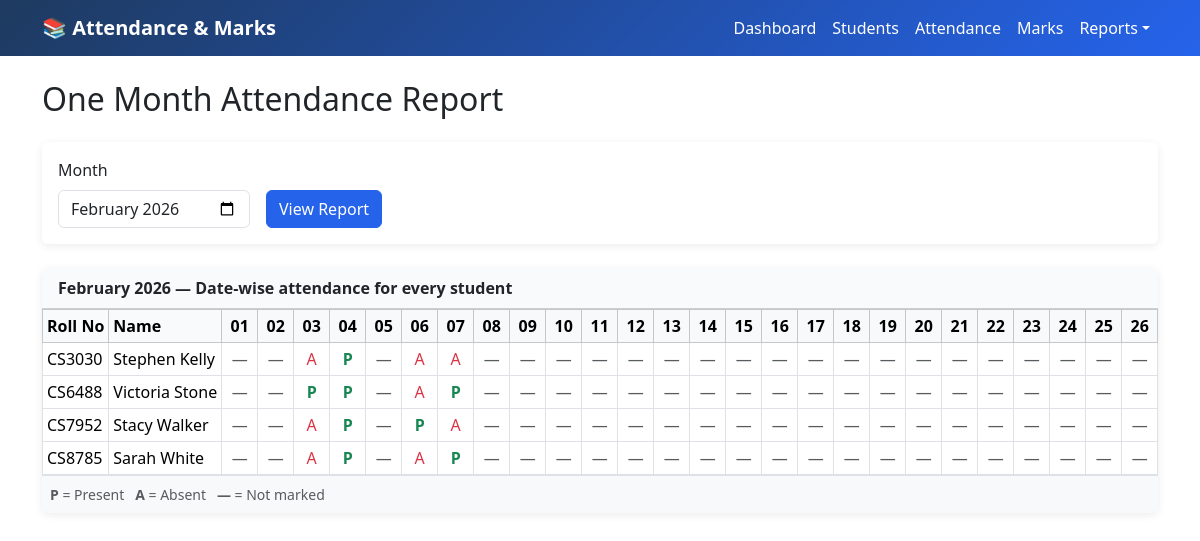
Page /attendance/report on the committed database.
### tables this page shows
CREATE TABLE students (
            id INTEGER PRIMARY KEY AUTOINCREMENT,
            roll_no TEXT UNIQUE NOT NULL,
            name TEXT NOT NULL,
            semester INTEGER NOT NULL,
            marks REAL DEFAULT 0,
            total_attendance INTEGER DEFAULT 0,
            total_classes INTEGER DEFAULT 0
        );

### app.py (the view)
@app.route('/attendance/report')
def attendance_report():
    month_param = request.args.get('month', '')
    today = date.today()
    try:
        if month_param:
            year, month = map(int, month_param.split('-'))
        else:
            year, month = today.year, today.month
        if month < 1 or month > 12:
            year, month = today.year, today.month
    except (ValueError, AttributeError):
        year, month = today.year, today.month
    _, num_days = calendar.monthrange(year, month)
    dates_in_month = [date(year, month, d).strftime('%Y-%m-%d') for d in range(1, num_days + 1)]
    conn = get_db()
    students_list = conn.execute('SELECT * FROM students ORDER BY roll_no').fetchall()
    records = conn.execute(
        'SELECT date, student_id, status FROM attendance_records WHERE date >= ? AND date <= ?',
        (dates_in_month[0], dates_in_month[-1])
    ).fetchall()
    conn.close()
    attendance_map = {d: {} for d in dates_in_month}
    for r in records:
        attendance_map[r['date']][r['student_id']] = r['status']
    monthly_pct = {}
    for s in students_list:
        sid = s['id']
        present = sum(1 for d in dates_in_month if attendance_map[d].get(sid) == 'present')
        total = sum(1 for d in dates_in_month if attendance_map[d].get(sid) in ('present', 'absent'))
        monthly_pct[sid] = (present, total)
    return render_template('attendance_report.html',
                           students=students_list,
                           dates=dates_in_month,
                           attendance_map=attendance_map,
                           monthly_pct=monthly_pct,
                           year=year, month=month,
                           month_name=datetime(year, month, 1).strftime('%B %Y'))

### app.py (called while the page is built)
def get_db():
    conn = sqlite3.connect(DATABASE)
    conn.row_factory = sqlite3.Row
    return conn

### templates/attendance_report.html (shortened to what this page needs)
{% extends "base.html" %}
{% block content %}
<h2 class="mb-4">One Month Attendance Report</h2>
<div class="card mb-4">
    <div class="card-body">
        <form method="get" class="row g-3 align-items-end">
            <div class="col-auto">
                <label class="form-label">Month</label>
                <input type="month" name="month" class="form-control"
                       value="{{ '%04d-%02d'|format(year, month) }}">
            </div>
            <div class="col-auto">
                <button type="submit" class="btn btn-primary">View Report</button>
            </div>
        </form>
    </div>
</div>
<div class="card">
    <div class="card-header">{{ month_name }} — Date-wise attendance for every student</div>
    <div class="card-body p-0">
        {% if students %}
        <div class="table-responsive">
            <table class="table table-bordered table-sm mb-0">
                <thead class="table-light">
                    <tr>
                        <th class="text-nowrap sticky-col">Roll No</th>
                        <th class="text-nowrap sticky-col">Name</th>
                        {% for d in dates %}
                        <th class="text-center text-nowrap" style="min-width: 36px;">{{ d[8:10] }}</th>
                        {% endfor %}
                    </tr>
                </thead>
                <tbody>
                    {% for s in students %}
                    <tr>
                        <td class="text-nowrap sticky-col">{{ s.roll_no }}</td>
                        <td class="text-nowrap sticky-col">{{ s.name }}</td>
                        {% for d in dates %}
                            {% set status = attendance_map[d].get(s.id) %}
                            {% if status == 'present' %}
                                <td class="text-center text-success fw-bold">P</td>
                            {% elif status == 'absent' %}
                                <td class="text-center text-danger">A</td>
                            {% else %}
                                <td class="text-center text-muted">—</td>
                            {% endif %}
                        {% endfor %}
                            {% set pct = (monthly_pct|default({})).get(s.id, (0, 0)) %}
                    </tr>
                    {% endfor %}
                </tbody>
            </table>
        </div>
        <div class="p-2 border-top bg-light small text-muted">
            <strong>P</strong> = Present &nbsp; <strong>A</strong> = Absent &nbsp; <strong>—</strong> = Not marked
        </div>
        {% else %}
        <p class="p-4 text-muted mb-0">No students. <a href="{{ url_for('students') }}">Add students</a> first.</p>
        {% endif %}
    </div>
</div>
{% endblock %}

### templates/base.html (style rules this page uses)
:root { --accent: #2563eb; --accent-hover: #1d4ed8; }
body { font-family: 'Segoe UI', system-ui, sans-serif; min-height: 100vh; }
.card { border: none; box-shadow: 0 2px 8px rgba(0,0,0,.08); }
.card-header { font-weight: 600; background: #f8fafc; }
.btn-primary { background: var(--accent); border-color: var(--accent); }

### templates/attendance_report.html (style rules this page uses)
.sticky-col { position: sticky; left: 0; background: #fff; z-index: 1; }
thead .sticky-col { background: #f8fafc; }

### rows in the picture
students: roll_no "CS3030", name "Stephen Kelly"
students: roll_no "CS6488", name "Victoria Stone"
students: roll_no "CS7952", name "Stacy Walker"
students: roll_no "CS8785", name "Sarah White"

### other values in the picture
{{ month_name }} "February 2026"
{{ d[8:10] }} "01" "02" "03" "04" "05" "06" "07" "08" "09" "10" "11" "12" "13" "14" "15" "16" "17" "18" "19" "20" "21" "22" "23" "24" "25" "26"
